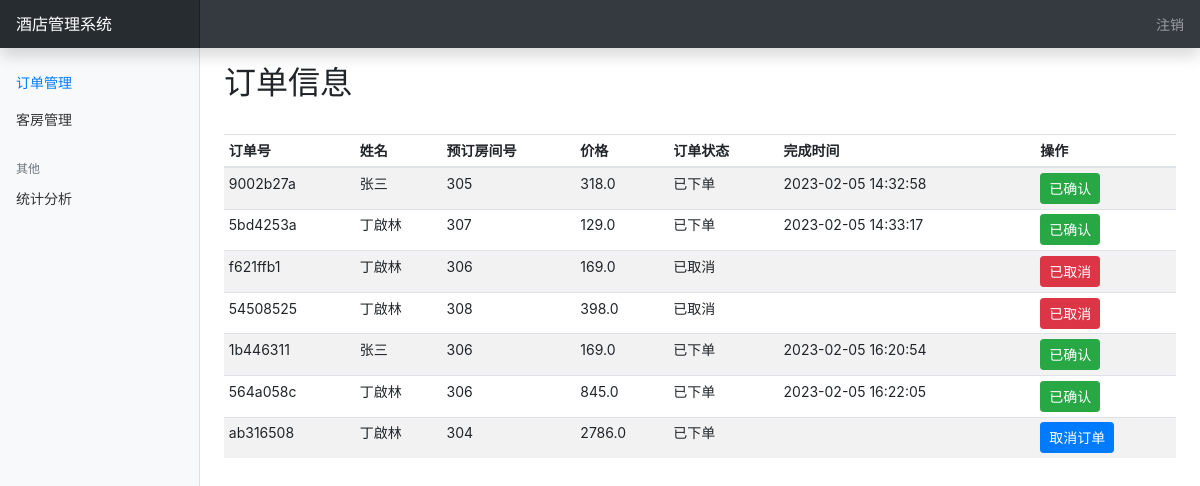
The app's page /orders/list_orders, older data.
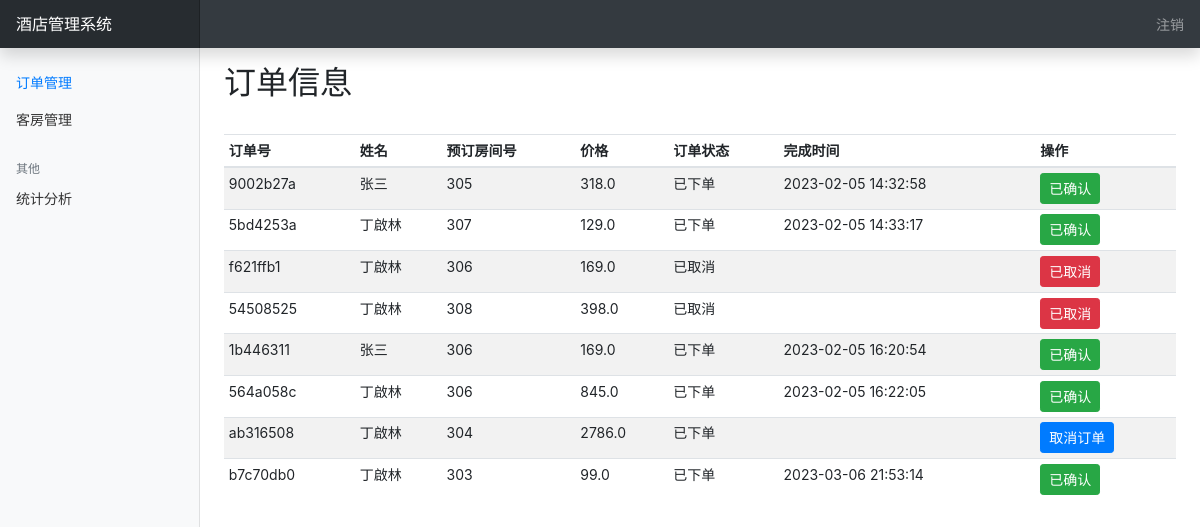
The same page, newer data.
### orders/models.py (models this page shows)
class Orders(models.Model):
    id = models.AutoField(primary_key=True)  # 自增id主键
    order_no = models.CharField(max_length=20)  # 订单号
    customer_id = models.ForeignKey('customers.Customers', on_delete=models.DO_NOTHING)  # 房间是否确认办理入住 0：否 1：是
    room_checkin_id = models.ForeignKey('rooms.RoomCheckIns', on_delete=models.CASCADE)  # 房间id
    price = models.FloatField()  # 订单金额
    state = models.IntegerField()  # 订单状态: 1：已下单 2：已取消 3：已完成
    finish_time = models.DateTimeField(null=True)  # 完成时间
    class Meta:
        db_table = 'orders'

### customers/models.py (models this page shows, shortened)
class Customers(models.Model):
    id = models.AutoField(primary_key=True)  # 自增id主键
    name = models.CharField(max_length=20)  # 姓名
    sex = models.CharField(max_length=2)  # 性别
    cellphone = models.CharField(max_length=20)  # 手机号
    identity_card = models.CharField(max_length=20)  # 身份证号码
    extra = models.CharField(max_length=1024, blank=True)  # 备注信息
    class Meta:
        db_table = 'customers'

### rooms/models.py (models this page shows)
class RoomCheckIns(models.Model):
    id = models.AutoField(primary_key=True)  # 自增id主键
    room_id = models.ForeignKey(Rooms, on_delete=models.DO_NOTHING)  # 房间id关联
    customer_id = models.ForeignKey(Customers, on_delete=models.DO_NOTHING)  # 顾客id关联
    start_time = models.DateField(auto_now=False)  # 房间使用开始时间
    end_time = models.DateField(auto_now=False)  # 房间使用结束时间
    days = models.IntegerField()  # 房间使用天数
    is_confirmed = models.BooleanField()  # 房间是否确认办理入住 0：否 1：是
    check_time = models.DateTimeField(auto_now=False, null=True)  # 退房时间
    state = models.IntegerField(default=0)  # 房间是否确认办理退房 0：未退房 1：订单被取消 2：已退房
    class Meta:
        db_table = 'room_checkins'

class Rooms(models.Model):
    id = models.AutoField(primary_key=True)  # 自增id主键
    room_type = models.CharField(max_length=20)  # 房间类型：单人间、双人房、大床房
    room_num = models.IntegerField()  # 房间号
    room_cover_pic = models.FileField(upload_to=user_directory_path, verbose_name="图片", null=True)  # 房间封面图片
    introduction = models.CharField(max_length=1024)  # 房间简介
    is_occupied = models.BooleanField()  # 房间是否被占用 0：否 1：是
    price = models.FloatField()  # 房间定价
    class Meta:
        db_table = 'rooms'

### orders/views.py (the view)
# urls.py: path('list_orders', views.list_order, name="list_orders"),
def list_order(request):
    orders = Orders.objects.all()
    return render(request, "orders/orders.html", {"orders": orders,
                                                  "state_desc": StateDesc,
                                                  "user": request.user.username})

### templates/orders/orders.html (shortened to what this page needs)
{% extends "dashboard.html" %}
{% block order_manager %}
    <a class="nav-link active" href="{% url 'list_orders' %}">
        订单管理
    </a>
{% endblock %}
{% block content %}
    <main role="main" class="col-md-9 ml-sm-auto col-lg-10 px-md-4">
        <div class="d-flex justify-content-between flex-wrap flex-md-nowrap align-items-center pt-3 pb-2 mb-3">
            <h1 class="h2">订单信息</h1>
        </div>
        <div class="table-responsive">
            <table class="table table-striped table-sm">
                <thead>
                <tr>
                    <th>订单号</th>
                    <th>姓名</th>
                    <th>预订房间号</th>
                    <th>价格</th>
                    <th>订单状态</th>
                    <th>完成时间</th>
                    <th>操作</th>
                </tr>
                </thead>
                <tbody>
                {% for order in orders %}
                    <tr>
                        <td>{{ order.order_no }}</td>
                        <td>{{ order.customer_id.name }}</td>
                        <td>{{ order.room_checkin_id.room_id.room_num }}</td>
                        <td>{{ order.price }}</td>
                        {% for key, value in state_desc.items %}
                            {% if key == order.state %}
                                <td>{{ value }} </td>
                            {% endif %}
                        {% endfor %}
                        <td>{{ order.finish_time| date:"Y-m-d H:i:s" }}</td>
                        <td>
                            {% if order.finish_time %}
                                <button type="button" class="btn btn-success btn-sm">
                                    已确认
                                </button>
                            {% else %}
                                {% if order.state == 1 %}
                                    <button type="button" class="btn btn-primary btn-sm" data-toggle="modal"
                                            data-target="#exampleModal"
                                            onclick="bindValue({{ order.id }})">
                                        取消订单
                                    </button>
                                {% elif order.state == 2  %}
                                    <button type="button" class="btn btn-danger btn-sm">
                                        已取消
                                    </button>
                                {% endif %}
                            {% endif %}
                        </td>
                    </tr>
                {% endfor %}
                </tbody>
            </table>
        </div>
    </main>
{% endblock %}

Row changes from the older to the newer data that the page shows:
added Orders: order_no "b7c70db0", customer_id.name "丁啟林", room_checkin_id.room_id.room_num "303", price "99.0", state_desc "已下单", finish_time "2023-03-06 21:53:14", shows "已确认"
